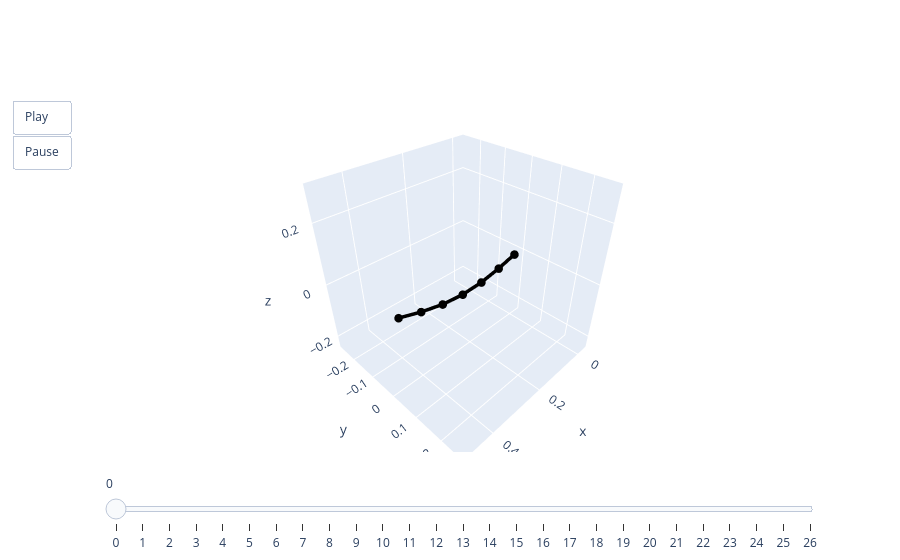

Write notebook code for a chart like this one.
### Code cell
animate(pred[0])

### Figure 1 — Plotly figure (JSON) as saved in the notebook; plotly's stock layout.template omitted (floating-point values rounded to 4 significant figures)
{"data": [{"line": {"color": "black", "width": 7}, "marker": {"size": 5}, "mode": "lines+markers", "type": "scatter3d", "x": [0, 0.07477, 0.1536, 0.2332, 0.3124, 0.3902, 0.4637], "y": [0, 0, 0, 0, 0, 0, 0], "z": [0, -0.01822, -0.03121, -0.0341, -0.02549, -0.006894, 0.01666]}], "layout": {"scene": {"aspectmode": "cube", "xaxis": {"autorange": false, "range": [-0.04637, 0.5101]}, "yaxis": {"autorange": false, "range": [-0.2782, 0.2782]}, "zaxis": {"autorange": false, "range": [-0.2465, 0.3099]}}, "sliders": [{"steps": [{"args": [["0"], {"frame": {"duration": 0, "redraw": true}, "mode": "immediate"}], "label": "0", "method": "animate"}, {"args": [["1"], {"frame": {"duration": 0, "redraw": true}, "mode": "immediate"}], "label": "1", "method": "animate"}, {"args": [["2"], {"frame": {"duration": 0, "redraw": true}, "mode": "immediate"}], "label": "2", "method": "animate"}, {"args": [["3"], {"frame": {"duration": 0, "redraw": true}, "mode": "immediate"}], "label": "3", "method": "animate"}, {"args": [["4"], {"frame": {"duration": 0, "redraw": true}, "mode": "immediate"}], "label": "4", "method": "animate"}, {"args": [["5"], {"frame": {"duration": 0, "redraw": true}, "mode": "immediate"}], "label": "5", "method": "animate"}, {"args": [["6"], {"frame": {"duration": 0, "redraw": true}, "mode": "immediate"}], "label": "6", "method": "animate"}, {"args": [["7"], {"frame": {"duration": 0, "redraw": true}, "mode": "immediate"}], "label": "7", "method": "animate"}, {"args": [["8"], {"frame": {"duration": 0, "redraw": true}, "mode": "immediate"}], "label": "8", "method": "animate"}, {"args": [["9"], {"frame": {"duration": 0, "redraw": true}, "mode": "immediate"}], "label": "9", "method": "animate"}, {"args": [["10"], {"frame": {"duration": 0, "redraw": true}, "mode": "immediate"}], "label": "10", "method": "animate"}, {"args": [["11"], {"frame": {"duration": 0, "redraw": true}, "mode": "immediate"}], "label": "11", "method": "animate"}, {"args": [["12"], {"frame": {"duration": 0, "redraw": true}, "mode": "immediate"}], "label": "12", "method": "animate"}, {"args": [["13"], {"frame": {"duration": 0, "redraw": true}, "mode": "immediate"}], "label": "13", "method": "animate"}, {"args": [["14"], {"frame": {"duration": 0, "redraw": true}, "mode": "immediate"}], "label": "14", "method": "animate"}, {"args": [["15"], {"frame": {"duration": 0, "redraw": true}, "mode": "immediate"}], "label": "15", "method": "animate"}, {"args": [["16"], {"frame": {"duration": 0, "redraw": true}, "mode": "immediate"}], "label": "16", "method": "animate"}, {"args": [["17"], {"frame": {"duration": 0, "redraw": true}, "mode": "immediate"}], "label": "17", "method": "animate"}, {"args": [["18"], {"frame": {"duration": 0, "redraw": true}, "mode": "immediate"}], "label": "18", "method": "animate"}, {"args": [["19"], {"frame": {"duration": 0, "redraw": true}, "mode": "immediate"}], "label": "19", "method": "animate"}, {"args": [["20"], {"frame": {"duration": 0, "redraw": true}, "mode": "immediate"}], "label": "20", "method": "animate"}, {"args": [["21"], {"frame": {"duration": 0, "redraw": true}, "mode": "immediate"}], "label": "21", "method": "animate"}, {"args": [["22"], {"frame": {"duration": 0, "redraw": true}, "mode": "immediate"}], "label": "22", "method": "animate"}, {"args": [["23"], {"frame": {"duration": 0, "redraw": true}, "mode": "immediate"}], "label": "23", "method": "animate"}, {"args": [["24"], {"frame": {"duration": 0, "redraw": true}, "mode": "immediate"}], "label": "24", "method": "animate"}, {"args": [["25"], {"frame": {"duration": 0, "redraw": true}, "mode": "immediate"}], "label": "25", "method": "animate"}, {"args": [["26"], {"frame": {"duration": 0, "redraw": true}, "mode": "immediate"}], "label": "26", "method": "animate"}]}], "updatemenus": [{"buttons": [{"args": [null, {"frame": {"duration": 50, "redraw": true}, "fromcurrent": true}], "label": "Play", "method": "animate"}, {"args": [[null], {"frame": {"duration": 0, "redraw": true}, "mode": "immediate"}], "label": "Pause", "method": "animate"}], "showactive": false, "type": "buttons"}]}}
